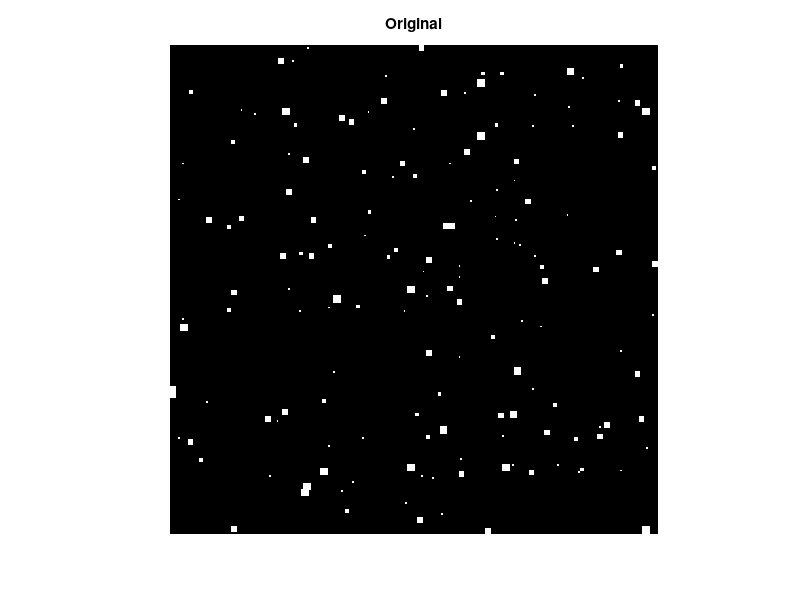
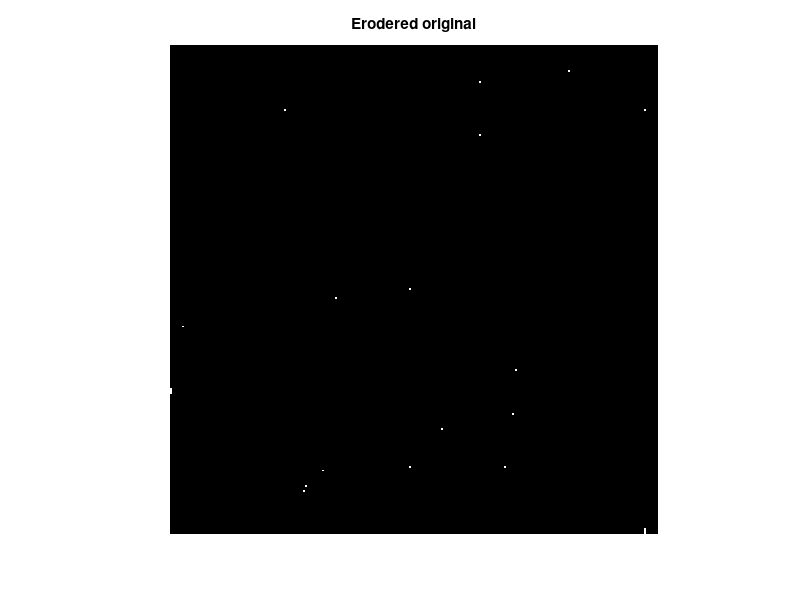
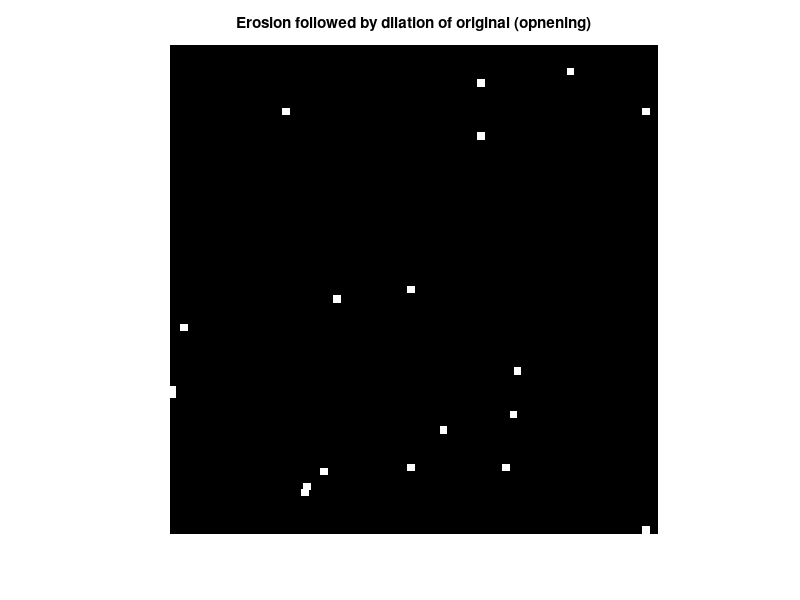

These charts were generated, in order, by the following MATLAB code:
%Erosion and Dilation of small spots usedd for counting
%HKa Jan. 2015

clear, close all;

%Lets make som small squares, random size and location
N=256;
I=zeros(N,N);

p=.005; %Parameter to set "power" in noise
x = rand(size(I));
I(find(x >= p/2 & x < p)) = 1; % Maximum (saturated) value

[r,s]=find(I~=0);
R=round(4*rand(1,length(r)));%Get square size
for k=1:length(r)
    for m=0:R(k)-1
        for n=0:R(k)-1
            I(r(k)+m,s(k)+n)=1;
        end
    end
end

bI=logical(I);
figure, imshow(bI);title('Original')
pause;

%Ltes find the squares with side length larger than 4 
se = strel('square', 4);
bI1= imerode(bI,se);
figure, imshow(bI1);title('Erodered original')

bI2= imdilate(bI1,se);
figure, imshow(bI2), title('Erosion followed by dilation of original (opnening)')

sum(bI2(:))/(4*4)
length(find(R==4))